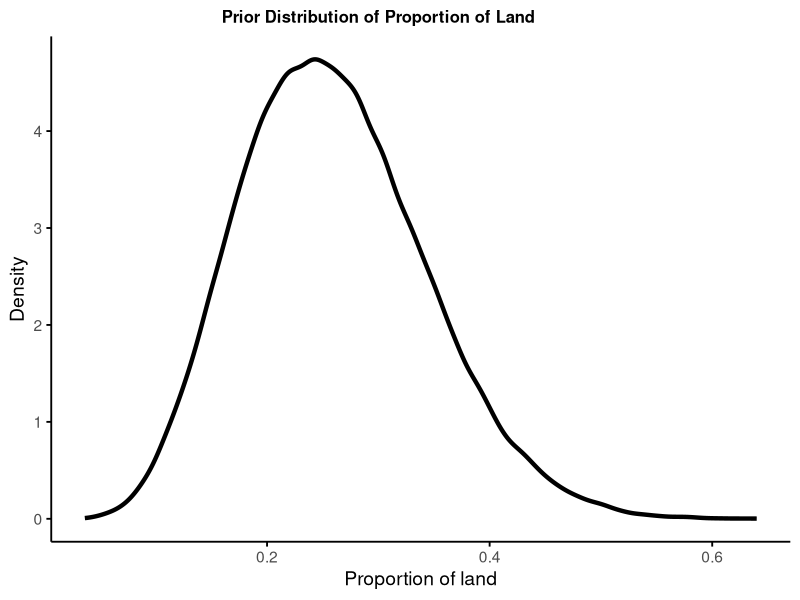
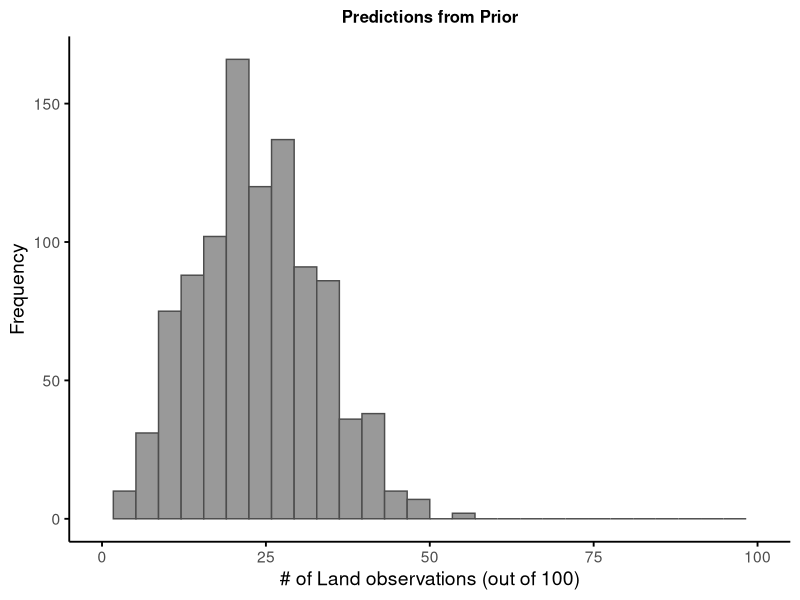
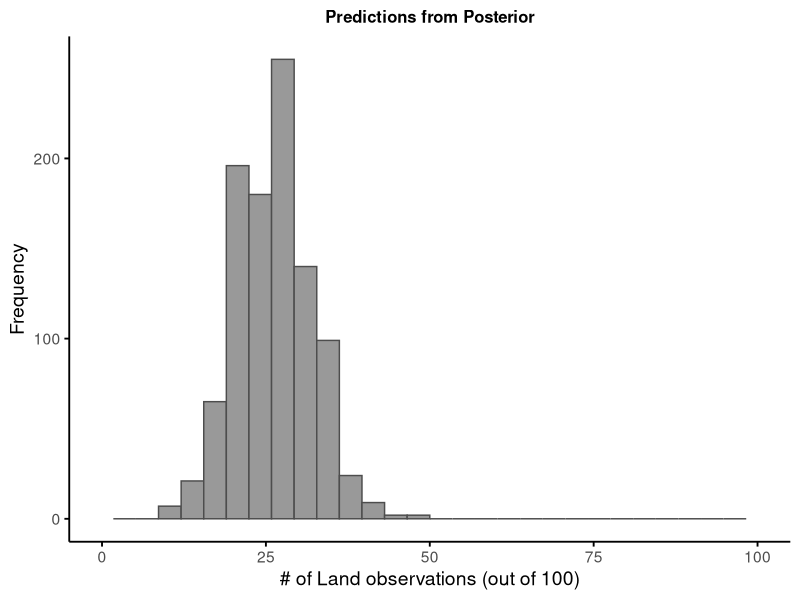

The R script that drew these images, in order:
library(tidyverse)
library(ggplot2)

a <- 7
b <- 20

theta <- seq(0,1, length.out = 1e4)
d <- dbeta(theta, shape1 = a, shape2 = b)
summary <- data.frame(theta, d)

# sample from prior
no <- 1e5
sample <- data.frame(smp = rbeta(no, a, b))

# Plot
ggplot(summary) +
  geom_density(data = sample, aes(x = smp), color = "black", fill = NA, linewidth = 1.5) +
  labs(
    x = "Proportion of land",
    y = "Density",
    title = "Prior Distribution of Proportion of Land"
  ) +
  theme_minimal(base_size = 14) +
  theme(
    plot.title = element_text(hjust = 0.4, face = "bold", size = 12),
    panel.grid = element_blank(),
    axis.line = element_line(color = "black"),
    axis.ticks = element_line(color = "black")
  )


# Step 1: Prior setup using bins of 0.05
prop <- seq(0, 1, length.out = 21)  # 0.00, 0.05, ..., 1.00
priors <- vector("numeric", length(prop))

for (i in seq_along(prop)) {
  priors[i] <- round(sum(sample >= prop[i] & sample < prop[i + 1]) / 1e4, 2)
}
poss <- tibble(prop_L = seq(0, 0.95, 0.05), prior = priors[1:20])

# Step 2: Sample from prior
N <- 1e3
sample <- sample(poss$prop_L, size = N, replace = TRUE, prob = poss$prior)
sample <- data.frame(smp = sample)

# Step 3: Predict outcomes using prior
preds <- data.frame(L = rbinom(N, size = 100, prob = sample$smp))

# Step 4: Prior histogram (clean and Canva-ready)
ggplot(preds, aes(x = L)) +
  geom_histogram(fill = "grey60", color = "grey30", bins = 30) +
  scale_x_continuous(limits = c(0, 100)) +
  labs(
    x = "# of Land observations (out of 100)",
    y = "Frequency",
    title = "Predictions from Prior"
  ) +
  theme_minimal(base_size = 14) +
  theme(
    plot.title = element_text(size = 12, hjust = 0.5, face = "bold"),
    panel.grid = element_blank(),
    axis.line = element_line(color = "black"),
    axis.ticks = element_line(color = "black")
  )

# Step 5: Update posterior with 26 land observations
lh <- dbinom(26, 100, prob = poss$prop_L)
posterior <- poss$prior * lh
posterior_norm <- posterior / sum(posterior)

poss$likelihood <- lh
poss$posterior <- posterior_norm
poss[, -(1:2)] <- round(poss[, -(1:2)], 4)

# Step 6: Sample from posterior
post_sample <- sample(poss$prop_L, size = N, replace = TRUE, prob = poss$posterior)
post_sample <- data.frame(smp = post_sample)

# Step 7: Predict outcomes using posterior
preds_post <- data.frame(L = rbinom(N, size = 100, prob = post_sample$smp))

# Step 8: Posterior histogram
ggplot(preds_post, aes(x = L)) +
  geom_histogram(fill = "grey60", color = "grey30", bins = 30) +
  scale_x_continuous(limits = c(0, 100)) +
  labs(
    x = "# of Land observations (out of 100)",
    y = "Frequency",
    title = "Predictions from Posterior"
  ) +
  theme_minimal(base_size = 14) +
  theme(
    plot.title = element_text(size = 12, hjust = 0.5, face = "bold"),
    panel.grid = element_blank(),
    axis.line = element_line(color = "black"),
    axis.ticks = element_line(color = "black")
  )

# Step 9: Report 95% posterior interval for proportion of land
ci_95 <- quantile(post_sample$smp, probs = c(0.025, 0.975))
cat("95% posterior interval for proportion of land: [",
    round(ci_95[1], 2), ", ", round(ci_95[2], 2), "]\n")
